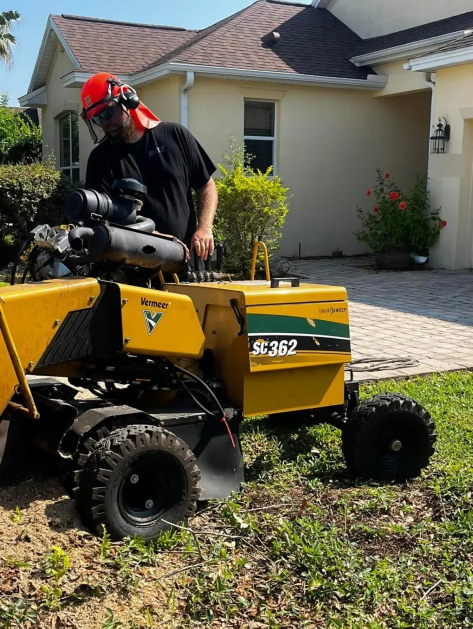
#> input picture img/f01.webp, 946 x 1257 px, given in place of f01.jpg, which was not available (shown at 1/2 size)
$ python process_photos.py
#> lines starting #> are read from the running program, lines starting #| are printed output that depends on the picture
"""Curate + export Florida State Tree photos to WebP. Private info blurred, phone UI / intrusions cropped."""
from PIL import Image, ImageFilter, ImageOps
import imagehash, os, itertools
SRC='/workspace/ftree-research/photos/'
OUT=os.path.join(os.path.dirname(os.path.abspath(__file__)),'..','img'); os.makedirs(OUT,exist_ok=True)
KEEP=['f01','f03','f04','f05','f08','f09','f10','f11','f12','f13','f15','f16','g01','g02']
# blur boxes in ORIGINAL coords
BLUR={'f01':[(858,702,928,750)],          # house number
      'f13':[(38,832,158,918)]}            # customer name + house number on post sign
CROP={'f01':(0,395,946,1652),               # phone screenshot black bars
      'f03':(0,0,1536,1590),                # photographer shadow
      'f09':(0,0,1536,1540),                # finger / knee in frame
      'g02':(0,120,1500,2000)}              # roof eave bar
hs={}
for k in KEEP:
    im=ImageOps.exif_transpose(Image.open(SRC+k+'.jpg')).convert('RGB')
#> im is the input picture: PIL image 946x1257 RGB; mean R, G, B 98.6, 93, 70.3
    for b in BLUR.get(k,[]):
        reg=im.crop(b)
        for _ in range(3): reg=reg.filter(ImageFilter.GaussianBlur(14))
        im.paste(reg,b[:2])
#> this loop made 1 pass
#> pass 1, `reg=im.crop(b)`:
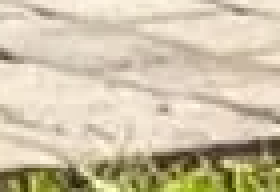
#> reg: PIL image 70x48 RGB (shown 4 times larger); mean R, G, B 206.5, 194.3, 168.4
#> after the loop:
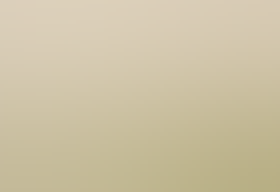
#> reg: PIL image 70x48 RGB (shown 4 times larger); mean R, G, B 204.7, 193.7, 164.2
    if k in CROP: im=im.crop(CROP[k])
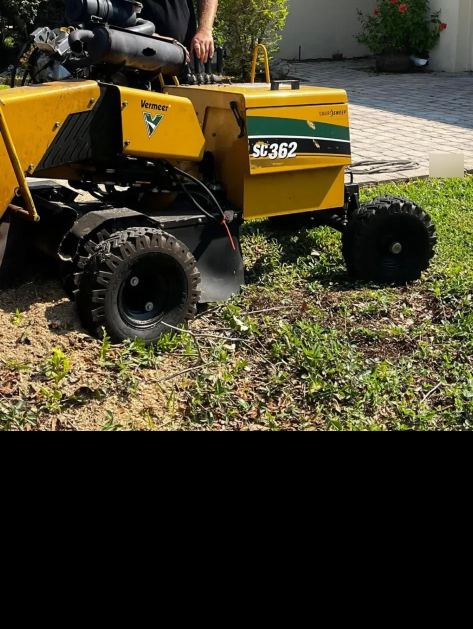
#> im: PIL image 946x1257 RGB (shown at 1/2 size); mean R, G, B 65.4, 59.5, 38.6
#> (the run stopped early here; a loop or call above may not have finished)

$ run again, on img/f03.webp
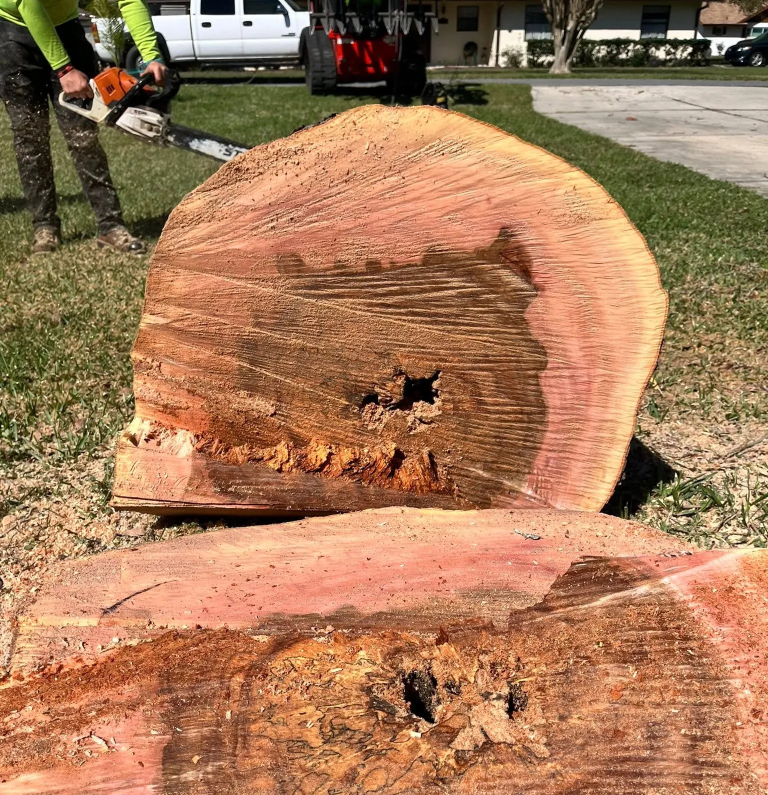
#> input picture img/f03.webp, 1536 x 1590 px, given in place of f01.jpg, which was not available (shown at 1/2 size)
#> im is the input picture: PIL image 1536x1590 RGB; mean R, G, B 165.3, 121.9, 88.6
#> after the loop `for b in BLUR.get(k,[]):`:
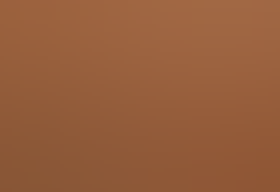
#> reg: PIL image 70x48 RGB (shown 4 times larger); mean R, G, B 149.6, 93.9, 59.7
#> `if k in CROP: im=im.crop(CROP[k])`:
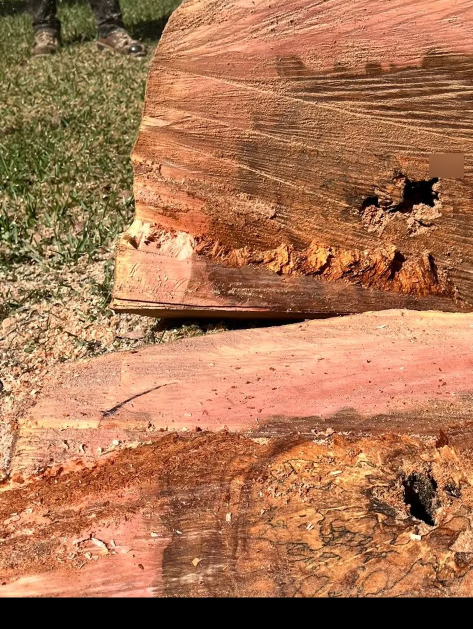
#> im: PIL image 946x1257 RGB (shown at 1/2 size); mean R, G, B 169, 116.5, 82.1

$ run again, on img/f05.webp
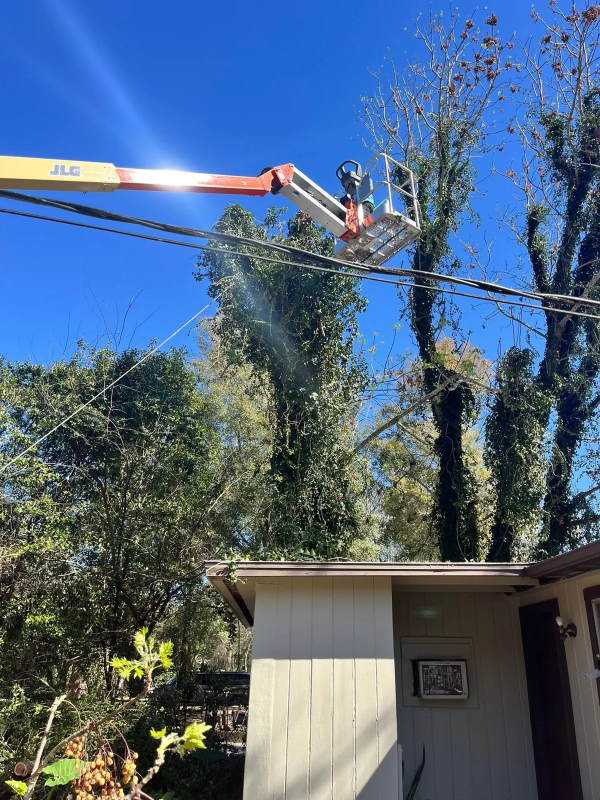
#> input picture img/f05.webp, 1200 x 1600 px, given in place of f01.jpg, which was not available (shown at 1/2 size)
#> im is the input picture: PIL image 1200x1600 RGB; mean R, G, B 78.6, 101.3, 126.8
#> after the loop `for b in BLUR.get(k,[]):`:
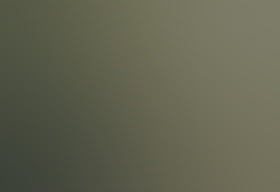
#> reg: PIL image 70x48 RGB (shown 4 times larger); mean R, G, B 98.8, 99.7, 80.5
#> `if k in CROP: im=im.crop(CROP[k])`:
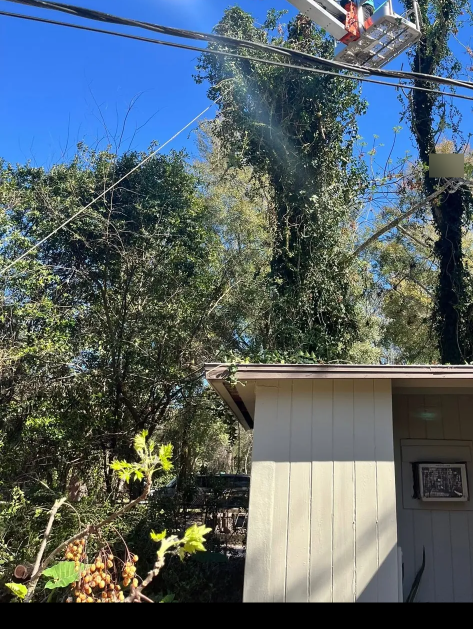
#> im: PIL image 946x1257 RGB (shown at 1/2 size); mean R, G, B 85.1, 98.2, 103.2
